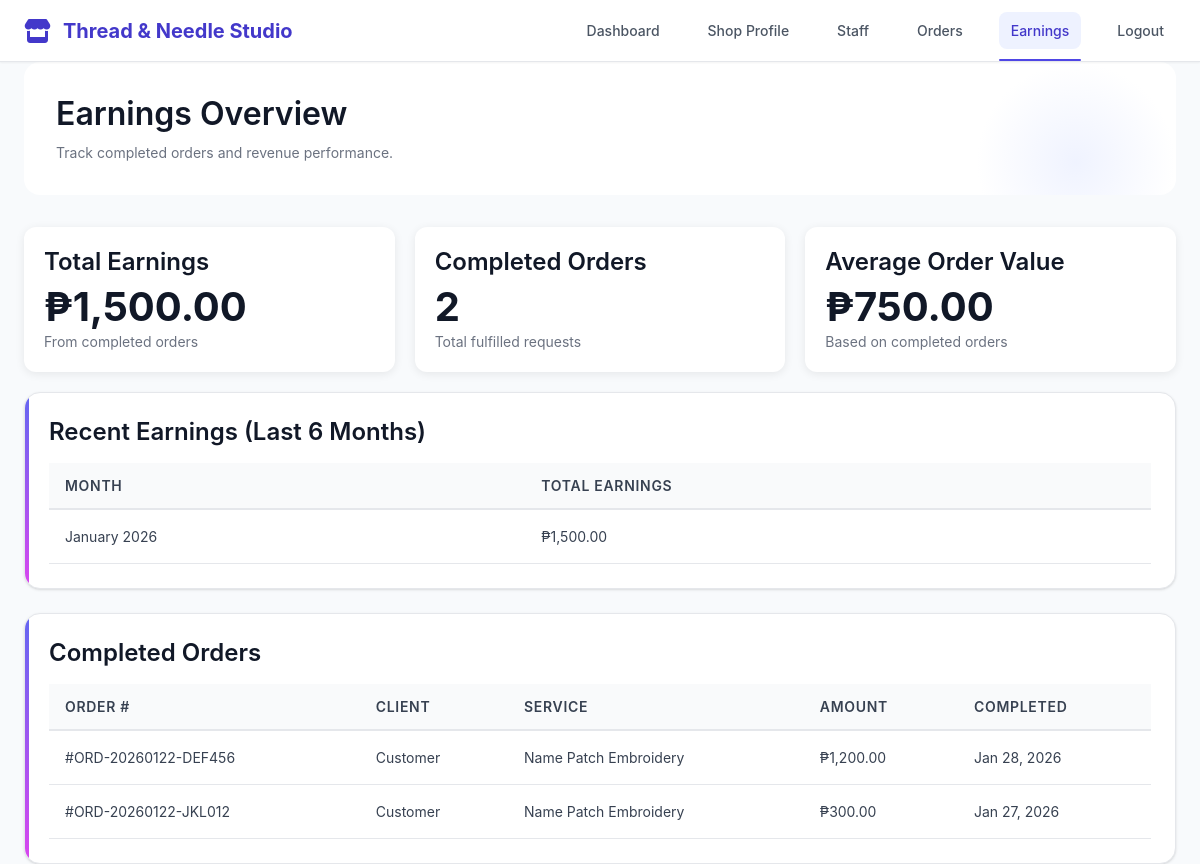
The app's page /owner/earnings.php (signed in) with its own data.
### tables this page shows
CREATE TABLE `shops` (
  `id` int(11) NOT NULL,
  `owner_id` int(11) NOT NULL,
  `shop_name` varchar(200) NOT NULL,
  `shop_description` text DEFAULT NULL,
  `address` text DEFAULT NULL,
  `phone` varchar(20) DEFAULT NULL,
  `email` varchar(100) DEFAULT NULL,
  `business_permit` varchar(100) DEFAULT NULL,
  `permit_file` varchar(255) DEFAULT NULL,
  `logo` varchar(255) DEFAULT NULL,
  `status` enum('pending','active','suspended') DEFAULT 'pending',
  `rating` decimal(3,2) DEFAULT 0.00,
  `total_orders` int(11) DEFAULT 0,
  `total_earnings` decimal(12,2) DEFAULT 0.00,
  `created_at` timestamp NOT NULL DEFAULT current_timestamp(),
  `updated_at` timestamp NOT NULL DEFAULT current_timestamp() ON UPDATE current_timestamp()
);

CREATE TABLE `orders` (
  `id` int(11) NOT NULL,
  `order_number` varchar(50) NOT NULL,
  `client_id` int(11) NOT NULL,
  `shop_id` int(11) NOT NULL,
  `service_type` varchar(100) NOT NULL,
  `design_description` text DEFAULT NULL,
  `quantity` int(11) DEFAULT 1,
  `price` decimal(10,2) DEFAULT NULL,
  `client_notes` text DEFAULT NULL,
  `status` enum('pending','accepted','in_progress','completed','cancelled') DEFAULT 'pending',
  `assigned_to` int(11) DEFAULT NULL,
  `progress` int(11) DEFAULT 0,
  `scheduled_date` date DEFAULT NULL,
  `shop_notes` text DEFAULT NULL,
  `design_file` varchar(255) DEFAULT NULL,
  `design_approved` tinyint(1) DEFAULT 0,
  `rating` tinyint(1) DEFAULT NULL,
  `payment_status` enum('unpaid','pending','paid','rejected') DEFAULT 'unpaid',
  `payment_verified_at` datetime DEFAULT NULL,
  `rating_title` varchar(150) DEFAULT NULL,
  `rating_comment` text DEFAULT NULL,
  `rating_submitted_at` datetime DEFAULT NULL,
  `revision_count` int(11) DEFAULT 0,
  `revision_notes` text DEFAULT NULL,
  `revision_requested_at` datetime DEFAULT NULL,
  `cancellation_reason` text DEFAULT NULL,
  `cancelled_at` datetime DEFAULT NULL,
  `completed_at` datetime DEFAULT NULL,
  `created_at` timestamp NOT NULL DEFAULT current_timestamp(),
  `updated_at` timestamp NOT NULL DEFAULT current_timestamp() ON UPDATE current_timestamp()
);

CREATE TABLE `users` (
  `id` int(11) NOT NULL,
  `fullname` varchar(100) DEFAULT NULL,
  `email` varchar(100) DEFAULT NULL,
  `password` varchar(255) DEFAULT NULL,
  `role` enum('sys_admin','owner','employee','client') DEFAULT 'client',
  `status` enum('active','inactive') DEFAULT 'active',
  `created_at` timestamp NOT NULL DEFAULT current_timestamp(),
  `email_verified` tinyint(1) DEFAULT 0,
  `phone` varchar(20) DEFAULT NULL,
  `phone_verified` tinyint(1) DEFAULT 0,
  `last_login` datetime DEFAULT NULL
);

### owner/earnings.php (the view, shortened to what this page needs)
<?php
require_once '../config/db.php';
$owner_id = $_SESSION['user']['id'];
$shop_stmt = $pdo->prepare("SELECT * FROM shops WHERE owner_id = ?");
$shop_stmt->execute([$owner_id]);
$shop = $shop_stmt->fetch();
$shop_id = $shop['id'];
$summary_stmt = $pdo->prepare("
    SELECT
        COUNT(*) as completed_orders,
        SUM(price) as total_earnings,
        AVG(price) as average_order
    FROM orders
    WHERE shop_id = ? AND status = 'completed' AND completed_at IS NOT NULL
");
$summary_stmt->execute([$shop_id]);
$summary = $summary_stmt->fetch();
$monthly_stmt = $pdo->prepare("
    SELECT DATE_FORMAT(created_at, '%Y-%m') as month, SUM(price) as total
    FROM orders
    WHERE shop_id = ? AND status = 'completed' AND completed_at IS NOT NULL
    GROUP BY DATE_FORMAT(created_at, '%Y-%m')
    ORDER BY month DESC
    LIMIT 6
");
$monthly_stmt->execute([$shop_id]);
$monthly = $monthly_stmt->fetchAll();
$recent_stmt = $pdo->prepare("
    SELECT o.*, u.fullname as client_name
    FROM orders o
    JOIN users u ON o.client_id = u.id
    WHERE o.shop_id = ? AND o.status = 'completed' AND o.completed_at IS NOT NULL
    ORDER BY o.completed_at DESC, o.created_at DESC
    LIMIT 10
");
$recent_stmt->execute([$shop_id]);
$recent_orders = $recent_stmt->fetchAll();
?>
<!DOCTYPE html>
<html lang="en">
<head>
    <link rel="stylesheet" href="../assets/css/style.css">
    <link rel="stylesheet" href="https://cdnjs.cloudflare.com/ajax/libs/font-awesome/6.4.0/css/all.min.css">
</head>
<body>
    <nav class="navbar">
        <div class="container d-flex justify-between align-center">
            <a href="dashboard.php" class="navbar-brand">
                <i class="fas fa-store"></i> <?php echo htmlspecialchars($shop['shop_name']); ?>
            </a>
            <ul class="navbar-nav">
                <li><a href="dashboard.php" class="nav-link">Dashboard</a></li>
                <li><a href="shop_profile.php" class="nav-link">Shop Profile</a></li>
                <li><a href="manage_staff.php" class="nav-link">Staff</a></li>
                <li><a href="shop_orders.php" class="nav-link">Orders</a></li>
                <li><a href="earnings.php" class="nav-link active">Earnings</a></li>
                <li><a href="../auth/logout.php" class="nav-link">Logout</a></li>
            </ul>
        </div>
    </nav>
    <div class="container">
        <div class="dashboard-header">
            <h2>Earnings Overview</h2>
            <p class="text-muted">Track completed orders and revenue performance.</p>
        </div>
        <div class="summary-grid">
            <div class="summary-card">
                <h3>Total Earnings</h3>
                <p class="stat-number">₱<?php echo number_format($summary['total_earnings'] ?? 0, 2); ?></p>
                <p class="text-muted">From completed orders</p>
            </div>
            <div class="summary-card">
                <h3>Completed Orders</h3>
                <p class="stat-number"><?php echo $summary['completed_orders'] ?? 0; ?></p>
                <p class="text-muted">Total fulfilled requests</p>
            </div>
            <div class="summary-card">
                <h3>Average Order Value</h3>
                <p class="stat-number">₱<?php echo number_format($summary['average_order'] ?? 0, 2); ?></p>
                <p class="text-muted">Based on completed orders</p>
            </div>
        </div>
        <div class="card mb-4">
            <h3>Recent Earnings (Last 6 Months)</h3>
            <?php if(!empty($monthly)): ?>
                <table class="table">
                    <thead>
                        <tr>
                            <th>Month</th>
                            <th>Total Earnings</th>
                        </tr>
                    </thead>
                    <tbody>
                        <?php foreach($monthly as $row): ?>
                            <tr>
                                <td><?php echo htmlspecialchars(date('F Y', strtotime($row['month'] . '-01'))); ?></td>
                                <td>₱<?php echo number_format($row['total'], 2); ?></td>
                            </tr>
                        <?php endforeach; ?>
                    </tbody>
                </table>
            <?php else: ?>
                <p class="text-muted">No completed orders yet to summarize.</p>
            <?php endif; ?>
        </div>
        <div class="card">
            <h3>Completed Orders</h3>
            <?php if(!empty($recent_orders)): ?>
                <table class="table">
                    <thead>
                        <tr>
                            <th>Order #</th>
                            <th>Client</th>
                            <th>Service</th>
                            <th>Amount</th>
                            <th>Completed</th>
                        </tr>
                    </thead>
                    <tbody>
                        <?php foreach($recent_orders as $order): ?>
                            <tr>
                                <td>#<?php echo htmlspecialchars($order['order_number']); ?></td>
                                <td><?php echo htmlspecialchars($order['client_name']); ?></td>
                                <td><?php echo htmlspecialchars($order['service_type']); ?></td>
                                <td>₱<?php echo number_format($order['price'], 2); ?></td>
                                <td><?php echo date('M d, Y', strtotime($order['completed_at'] ?? $order['created_at'])); ?></td>
                            </tr>
                        <?php endforeach; ?>
                    </tbody>
                </table>
            <?php endif; ?>
        </div>
    </div>
</body>
</html>

### owner/earnings.php (style rules this page uses)
.summary-grid { display: grid; grid-template-columns: repeat(auto-fit, minmax(200px, 1fr)); gap: 20px; margin-bottom: 20px; }
.summary-card { background: white; padding: 20px; border-radius: 12px; box-shadow: 0 2px 10px rgba(0,0,0,0.08); }
.summary-card h3 { margin-bottom: 10px; }

### records on screen
shops: shop_name "Thread & Needle Studio"
orders: order_number "ORD-20260122-DEF456", client.fullname "Customer", service_type "Name Patch Embroidery", price "1,200.00", completed_at "Jan 28, 2026"
orders: order_number "ORD-20260122-JKL012", client.fullname "Customer", service_type "Name Patch Embroidery", price "300.00", completed_at "Jan 27, 2026"

### other values on screen
$summary['total_earnings'] "1,500.00"
$summary['completed_orders'] "2"
$summary['average_order'] "750.00"
date('F Y', strtotime($row['month'] . '-01')) "January 2026"
$row['total'] "1,500.00"
